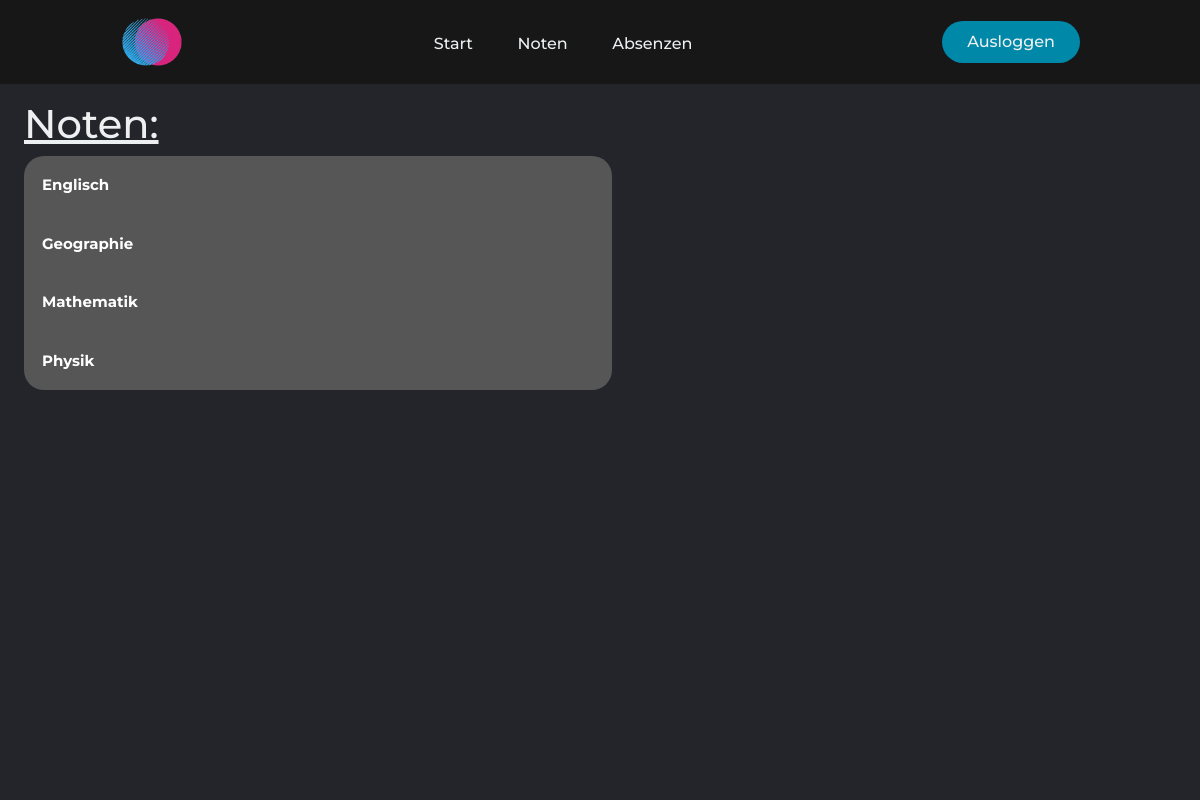
The app's page /noten (signed in) with its own data.
### mainApp/models.py (models this page shows, shortened)
class Subject(models.Model):
    teacher = models.ForeignKey(Person, on_delete=models.CASCADE, blank=True, null=True)
    name = models.CharField(max_length=20)
    @staticmethod
    def get_subjects():
        return Subject.objects.order_by('name').values_list('name', flat=True).distinct()  # flat = True turns Tuple into flat list

### mainApp/views.py (the view)
# urls.py: path('noten', views.noten, name='noten'),
def noten(request):
    if request.user.is_authenticated:  # if user is logged in
        subject_list = Subject.get_subjects()
        grades = Test.get_grades(student=request.user.id, subjects=subject_list)
        grades_sum_dict = Test.get_avg_subject(grades=grades)
        return render(request, 'noten.html', {'grades_dict': grades, 'grades_sum_dict': grades_sum_dict})
    else:  # else redirect to login page
        return redirect('loginForm:login')

### mainApp/models.py (called while the page is built, shortened)
    def is_teacher(self):
        return self.groups.filter(name='Teacher').exists()

    @staticmethod
    def get_grades(student, subjects):
        grades_dict_complete = {}
        for subject in subjects:
            grades_object_list = Test.objects.filter(student=student, subject__name=subject)
            grade_dict_list = []
            grades_dict_complete[subject] = grade_dict_list
        return grades_dict_complete

    @staticmethod
    def get_avg_subject(grades):
        grades_sum_dict = {}
        for subject, subject_grades in grades.items():
            if len(subject_grades) != 0:
                weights = [grade['Gewichtung'] for grade in subject_grades]
                weighted_sum = 0
                for i, grade in enumerate(subject_grades):
                    weighted_sum += grade['Note'] * weights[i]
                grades_sum_dict[subject] = round(weighted_sum / sum(weights), 1)
        return grades_sum_dict

### mainApp/templatetags/main_extra.py (called while the page is built)
@register.filter
def get_item(dictionary, key):
    return dictionary.get(key)

@register.filter
def get_class_button(local_dict, item):
    local_list = list(local_dict)
    if len(local_list) == 1:
        return 'collapsible bottom-collapsible top-collapsible'
    elif local_list.index(item) == 0:
        return 'collapsible top-collapsible'
    elif local_list.index(item) == len(local_list) - 1:
        return 'collapsible bottom-collapsible'
    return 'collapsible'

@register.filter
def get_average_all(student_id):
    grades_object_list = Test.objects.filter(student__id=student_id)
    grades_list = []
    if grades_object_list:
        for grade in grades_object_list:
            grades_list.append(grade.grade)
        grades_list_sum = sum(grades_list)
        return round(grades_list_sum / len(grades_list), 1)
    return None

### mainApp/templates/noten.html (shortened to what this page needs)
{% extends 'layout.html' %}
{% load main_extra %}
{% block body %}
    <main>
        <div class="personal-info">
            <h1>
                <u>Noten:</u> {% if user.id|get_average_all != None %}({{ user.id|get_average_all }}){% endif %}
            </h1>
            {% if grades_dict %}
                {% for subject, grades in grades_dict.items %}
                    <button class="{{ grades_dict.keys|get_class_button:subject }}" type="button" onclick="collapse_show_button(this)">
                        <strong>{{ subject }}</strong> {% if grades_sum_dict|get_item:subject != None %}<div class="noten-avg items_align_right">({{ grades_sum_dict|get_item:subject }})</div>{% endif %}
                    </button>
                {% endfor %}
                {% else %}
                <p>Noch keine Fächer eingetragen!</p>
            {% endif %}
        </div>
    </main>
{% endblock %}

### static/css/styles.css (style rules this page uses)
* { --main-bg-color: #24252A; --nav-bg-color: #171718; --button-roundness: 20px; box-sizing: border-box; margin: 0; padding: 0; }
li, a, button { font-family: "Montserrat", sans-serif; font-weight: 500; font-size: 16px; color: #edf0f1; text-decoration: none; }
h1, h2 { font-family: "Montserrat", sans-serif; font-weight: 500; color: #edf0f1; text-decoration: none; }
main { background-color: var(--main-bg-color); min-width: 100%; min-height: 100%; max-width: 100%; }
body { height: calc(100vh - 84px); width: 100vw; }
.personal-info { padding-top: 2vh; padding-bottom: 10px; margin-left: 2vw; color: #edf0f1; }
.collapsible { transition: all 0.1s linear; background-color: #565656; color: white; cursor: pointer; padding: 18px; width: 50%; border: none; text-align: left; outline: none; font-size: 15px; }
.collapsible.top-collapsible { border-top-left-radius: var(--button-roundness); border-top-right-radius: var(--button-roundness); }
.collapsible.bottom-collapsible { border-bottom-left-radius: var(--button-roundness); border-bottom-right-radius: var(--button-roundness); }

### records on screen
Subject: name "Englisch"
Subject: name "Geographie"
Subject: name "Mathematik"
Subject: name "Physik"
